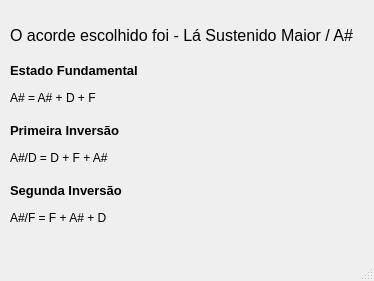
<?xml version="1.0" encoding="UTF-8"?>
<ui version="4.0">
 <class>MainWindow</class>
 <widget class="QMainWindow" name="MainWindow">
  <property name="geometry">
   <rect>
    <x>0</x>
    <y>0</y>
    <width>374</width>
    <height>281</height>
   </rect>
  </property>
  <property name="windowTitle">
   <string>MainWindow</string>
  </property>
  <widget class="QWidget" name="centralwidget">
   <widget class="QLabel" name="label">
    <property name="geometry">
     <rect>
      <x>10</x>
      <y>20</y>
      <width>351</width>
      <height>31</height>
     </rect>
    </property>
    <property name="font">
     <font>
      <pointsize>12</pointsize>
     </font>
    </property>
    <property name="text">
     <string>O acorde escolhido foi - Lá Sustenido Maior / A#</string>
    </property>
   </widget>
   <widget class="QLabel" name="label_2">
    <property name="geometry">
     <rect>
      <x>10</x>
      <y>60</y>
      <width>141</width>
      <height>21</height>
     </rect>
    </property>
    <property name="font">
     <font>
      <pointsize>10</pointsize>
      <weight>75</weight>
      <bold>true</bold>
     </font>
    </property>
    <property name="text">
     <string>Estado Fundamental</string>
    </property>
   </widget>
   <widget class="QLabel" name="label_3">
    <property name="geometry">
     <rect>
      <x>10</x>
      <y>90</y>
      <width>341</width>
      <height>16</height>
     </rect>
    </property>
    <property name="font">
     <font>
      <pointsize>9</pointsize>
     </font>
    </property>
    <property name="text">
     <string>A# = A# + D + F</string>
    </property>
   </widget>
   <widget class="QLabel" name="label_4">
    <property name="geometry">
     <rect>
      <x>10</x>
      <y>150</y>
      <width>351</width>
      <height>16</height>
     </rect>
    </property>
    <property name="font">
     <font>
      <pointsize>9</pointsize>
     </font>
    </property>
    <property name="text">
     <string>A#/D = D + F + A#</string>
    </property>
   </widget>
   <widget class="QLabel" name="label_5">
    <property name="geometry">
     <rect>
      <x>10</x>
      <y>120</y>
      <width>141</width>
      <height>21</height>
     </rect>
    </property>
    <property name="font">
     <font>
      <pointsize>10</pointsize>
      <weight>75</weight>
      <bold>true</bold>
     </font>
    </property>
    <property name="text">
     <string>Primeira Inversão</string>
    </property>
   </widget>
   <widget class="QLabel" name="label_6">
    <property name="geometry">
     <rect>
      <x>10</x>
      <y>210</y>
      <width>351</width>
      <height>16</height>
     </rect>
    </property>
    <property name="font">
     <font>
      <pointsize>9</pointsize>
     </font>
    </property>
    <property name="text">
     <string>A#/F = F + A# + D</string>
    </property>
   </widget>
   <widget class="QLabel" name="label_7">
    <property name="geometry">
     <rect>
      <x>10</x>
      <y>180</y>
      <width>141</width>
      <height>21</height>
     </rect>
    </property>
    <property name="font">
     <font>
      <pointsize>10</pointsize>
      <weight>75</weight>
      <bold>true</bold>
     </font>
    </property>
    <property name="text">
     <string>Segunda Inversão</string>
    </property>
   </widget>
  </widget>
  <widget class="QMenuBar" name="menubar">
   <property name="geometry">
    <rect>
     <x>0</x>
     <y>0</y>
     <width>374</width>
     <height>21</height>
    </rect>
   </property>
  </widget>
  <widget class="QStatusBar" name="statusbar"/>
 </widget>
 <resources/>
 <connections/>
</ui>
